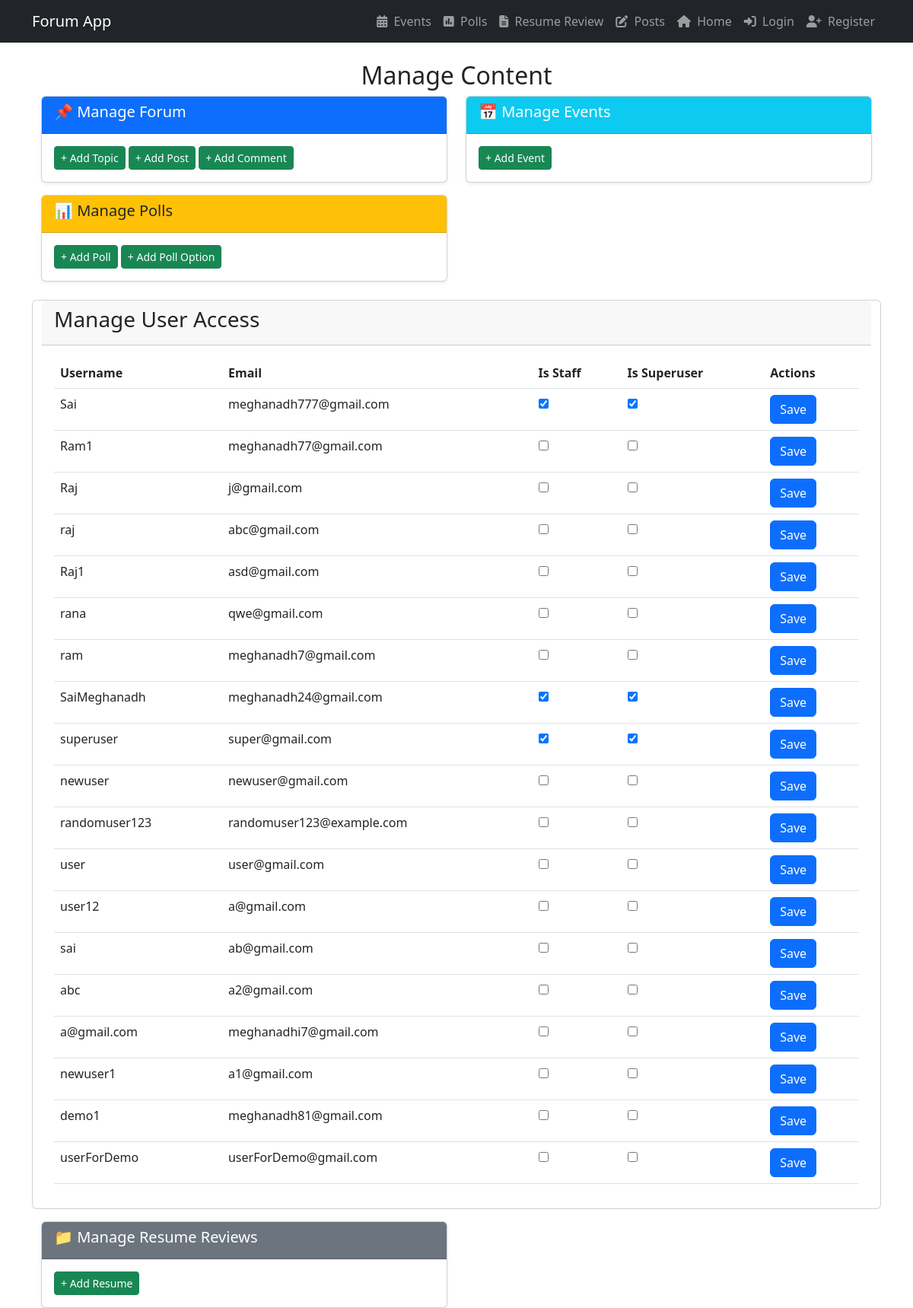
Screenshot of /manage/ with the database file from the repository.
### forum/models.py (models this page shows, shortened)
class User(AbstractUser):  # Extends Django's built-in User model
    name = models.CharField(max_length=255)
    email = models.EmailField(unique=True)
    gender = models.CharField(max_length=10, blank=True, null=True)
    branch = models.CharField(max_length=255, blank=True, null=True)
    faculty = models.CharField(max_length=255, blank=True, null=True)
    skills = models.TextField(blank=True, null=True)
    USERNAME_FIELD = "email"  # This tells Django to use email instead of username
    REQUIRED_FIELDS = ["username"]  # Username is still required

### forum/views.py (the view)
# urls.py: path("manage/", manage_content, name="manage_content"),
def manage_content(request):
    User = get_user_model()
    users = User.objects.all()
    return render(request, "manage_content.html", {"users": users})

### forum/templates/manage_content.html (shortened to what this page needs)
{% extends "base.html" %}
{% block content %}
<div class="container mt-4">
    <h2 class="text-center">Manage Content</h2>
    <div class="row">
        <div class="col-md-6">
            <div class="card shadow-sm">
                <div class="card-header bg-primary text-white">
                    <h5>📌 Manage Forum</h5>
                </div>
                <div class="card-body">
                    <a href="{% url 'add_object' 'topic' %}" class="btn btn-success btn-sm">+ Add Topic</a>
                    <a href="{% url 'add_object' 'post' %}" class="btn btn-success btn-sm">+ Add Post</a>
                    <a href="{% url 'add_object' 'comment' %}" class="btn btn-success btn-sm">+ Add Comment</a>
                </div>
            </div>
        </div>
        <div class="col-md-6">
            <div class="card shadow-sm">
                <div class="card-header bg-info text-white">
                    <h5>📅 Manage Events</h5>
                </div>
                <div class="card-body">
                    <a href="{% url 'add_object' 'event' %}" class="btn btn-success btn-sm">+ Add Event</a>
                </div>
            </div>
        </div>
        <div class="col-md-6 mt-3">
            <div class="card shadow-sm">
                <div class="card-header bg-warning text-dark">
                    <h5>📊 Manage Polls</h5>
                </div>
                <div class="card-body">
                    <a href="{% url 'add_object' 'poll' %}" class="btn btn-success btn-sm">+ Add Poll</a>
                    <a href="{% url 'add_object' 'polloption' %}" class="btn btn-success btn-sm">+ Add Poll Option</a>
                </div>
            </div>
        </div>
<div class="card mt-4">
    <div class="card-header">
        <h3>Manage User Access</h3>
    </div>
    <div class="card-body">
        <table class="table">
            <thead>
                <tr>
                    <th>Username</th>
                    <th>Email</th>
                    <th>Is Staff</th>
                    <th>Is Superuser</th>
                    <th>Actions</th>
                </tr>
            </thead>
            <tbody>
                {% for user in users %}
                <tr>
                    <td>{{ user.username }}</td>
                    <td>{{ user.email }}</td>
                    <td>
                        <input type="checkbox" class="permission-toggle" data-user-id="{{ user.id }}" data-perm="is_staff" {% if user.is_staff %}checked{% endif %}>
                    </td>
                    <td>
                        <input type="checkbox" class="permission-toggle" data-user-id="{{ user.id }}" data-perm="is_superuser" {% if user.is_superuser %}checked{% endif %}>
                    </td>
                    <td>
                        <button class="btn btn-primary save-permissions" data-user-id="{{ user.id }}">Save</button>
                    </td>
                </tr>
                {% endfor %}
            </tbody>
        </table>
    </div>
</div>
        <div class="col-md-6 mt-3">
            <div class="card shadow-sm">
                <div class="card-header bg-secondary text-white">
                    <h5>📁 Manage Resume Reviews</h5>
                </div>
                <div class="card-body">
                    <a href="{% url 'add_object' 'resume' %}" class="btn btn-success btn-sm">+ Add Resume</a>
                </div>
            </div>
        </div>
    </div>
</div>
{% endblock %}

### rows the page displays
User: username "Sai", email "meghanadh777@gmail.com", is_staff "☑", is_superuser "☑"
User: username "Ram1", email "meghanadh77@gmail.com"
User: username "Raj", email "j@gmail.com"
User: username "raj", email "abc@gmail.com"
User: username "Raj1", email "asd@gmail.com"
User: username "rana", email "qwe@gmail.com"
User: username "ram", email "meghanadh7@gmail.com"
User: username "SaiMeghanadh", email "meghanadh24@gmail.com", is_staff "☑", is_superuser "☑"
User: username "superuser", email "super@gmail.com", is_staff "☑", is_superuser "☑"
User: username "newuser", email "newuser@gmail.com"
User: username "randomuser123", email "randomuser123@example.com"
User: username "user", email "user@gmail.com"
User: username "user12", email "a@gmail.com"
User: username "sai", email "ab@gmail.com"
User: username "abc", email "a2@gmail.com"
User: username "a@gmail.com", email "meghanadhi7@gmail.com"
User: username "newuser1", email "a1@gmail.com"
User: username "demo1", email "meghanadh81@gmail.com"
User: username "userForDemo", email "userForDemo@gmail.com"
